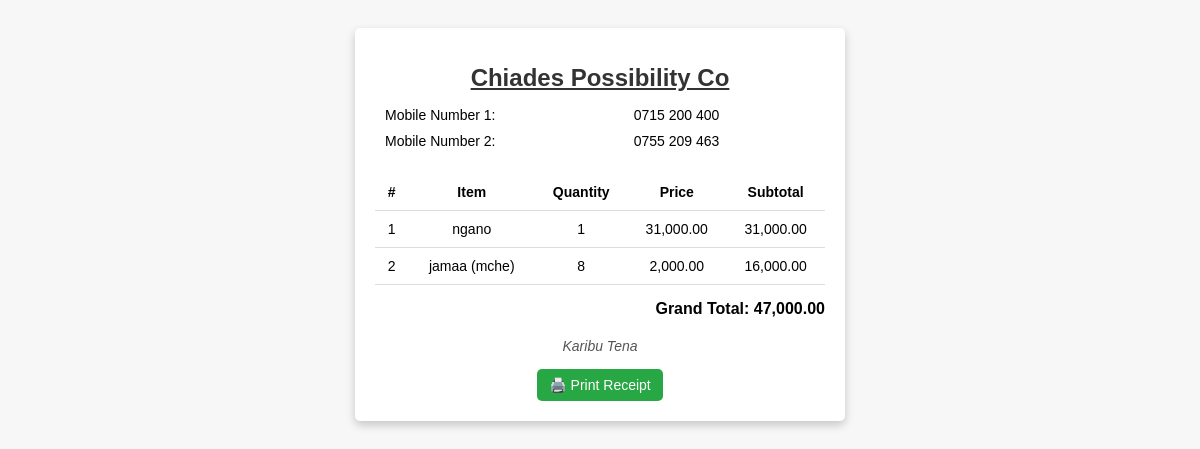
Page /view-order.php?order_id=166 (signed in) on the committed database.
### tables this page shows
CREATE TABLE `order_items` (
  `item_id` int(11) NOT NULL,
  `order_id` int(11) NOT NULL,
  `product_id` int(11) NOT NULL,
  `unit_id` int(11) DEFAULT NULL,
  `created_by` int(100) DEFAULT NULL,
  `company_id` int(100) DEFAULT NULL,
  `name` varchar(50) NOT NULL,
  `sold_in` varchar(20) DEFAULT NULL,
  `quantity` int(11) NOT NULL,
  `status` enum('created','sent','delivered','cancelled') DEFAULT 'created',
  `buying_price` decimal(10,2) NOT NULL,
  `selling_price` decimal(10,2) NOT NULL,
  `sum` decimal(10,2) NOT NULL
);

CREATE TABLE `orders` (
  `order_id` int(11) NOT NULL,
  `orderNo` varchar(255) DEFAULT NULL,
  `company_id` int(100) NOT NULL,
  `created_by` int(100) NOT NULL,
  `total` decimal(10,2) NOT NULL,
  `time` datetime DEFAULT current_timestamp(),
  `status` enum('created','sent','delivered','cancelled') DEFAULT 'created',
  `customer_name` varchar(255) NOT NULL,
  `profit` decimal(10,2) NOT NULL
);

### view-order.php (the view, shortened to what this page needs)
<?php
include('db_connection.php');
$order_id = $_GET['order_id'];
$queryOrderDetails = "SELECT * FROM orders WHERE order_id = $order_id";
$resultOrderDetails = mysqli_query($conn, $queryOrderDetails);
$orderDetails = mysqli_fetch_assoc($resultOrderDetails);
$grandTotal = $orderDetails['total'] ?? 0;
$queryOrderItems = "SELECT * FROM order_items WHERE order_id = $order_id";
$resultOrderItems = mysqli_query($conn, $queryOrderItems);
?>
<!DOCTYPE html>
<html lang="en">
<head>
    <link rel="stylesheet" href="css/view-order.css">
</head>
<body>
<div class="receipt-container">
    <h1 class="company-name">Chiades Possibility Co</h1>
    <table class="contact-table">
        <tr>
            <td>Mobile Number 1:</td>
            <td>0715 200 400</td>
        </tr>
        <tr>
            <td>Mobile Number 2:</td>
            <td>0755 209 463</td>
        </tr>
    </table>
    <div class="order-items">
        <?php if (mysqli_num_rows($resultOrderItems) > 0): ?>
            <table class="items-table">
                <thead>
                    <tr>
                        <th>#</th>
                        <th>Item</th>
                        <th>Quantity</th>
                        <th>Price</th>
                        <th>Subtotal</th>
                    </tr>
                </thead>
                <tbody>
                    <?php
                    $sn = 1;
                    while ($item = mysqli_fetch_assoc($resultOrderItems)):
                        $subtotal = $item['quantity'] * $item['selling_price'];
                    ?>
                    <tr>
                        <td><?php echo $sn++; ?></td>
                        <td><?php echo $item['name']; ?></td>
                        <td><?php echo $item['quantity']; ?></td>
                        <td><?php echo number_format($item['selling_price'], 2); ?></td>
                        <td><?php echo number_format($subtotal, 2); ?></td>
                    </tr>
                    <?php endwhile; ?>
                </tbody>
            </table>
            <div class="total-price">Grand Total: <strong><?php echo number_format($grandTotal, 2); ?></strong></div>
        <?php else: ?>
            <p>No items found for this order.</p>
        <?php endif; ?>
    </div>
    <div class="thank-you">Karibu Tena</div>
    <button class="print-btn" onclick="window.print()">🖨️ Print Receipt</button>
</div>
</body>
</html>

### css/view-order.css (style rules this page uses)
body { font-family: Arial, sans-serif; background-color: rgb(247, 247, 247); display: flex; justify-content: center; padding: 20px; }
.receipt-container { width: 450px; background-color: #fff; padding: 20px; box-shadow: 0px 4px 10px rgba(0, 0, 0, 0.2); border-radius: 5px; text-align: center; }
.company-name { font-size: 24px; font-weight: bold; color: #333; text-decoration: underline; margin-bottom: 10px; }
.contact-table { width: 100%; margin-bottom: 20px; font-size: 14px; border-collapse: collapse; }
.contact-table td { padding: 5px 10px; text-align: left; }
.order-items { margin-top: 20px; }
.items-table { width: 100%; border-collapse: collapse; margin-bottom: 15px; font-size: 14px; }
.items-table th, .items-table td { padding: 10px; border-bottom: 1px solid #ddd; }
.total-price { font-size: 16px; font-weight: bold; text-align: right; margin-top: 15px; }
.thank-you { margin-top: 20px; font-size: 14px; font-style: italic; color: #555; }
.print-btn { margin-top: 15px; padding: 8px 12px; font-size: 14px; background-color: #28a745; color: #fff; border: none; border-radius: 5px; cursor: pointer; }

### rows in the picture
order_items: name "ngano", quantity "1", selling_price "31,000.00", subtotal "31,000.00"
order_items: name "jamaa (mche)", quantity "8", selling_price "2,000.00", subtotal "16,000.00"
orders: total "47,000.00"
